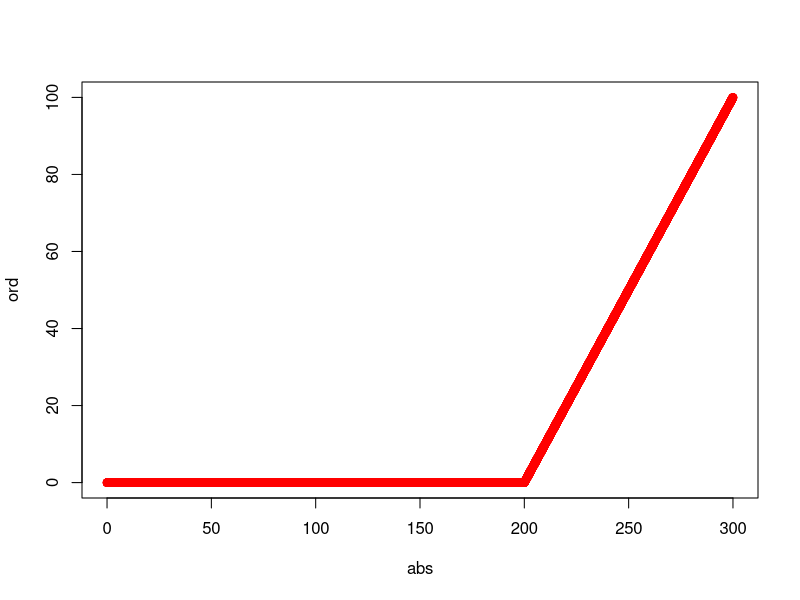
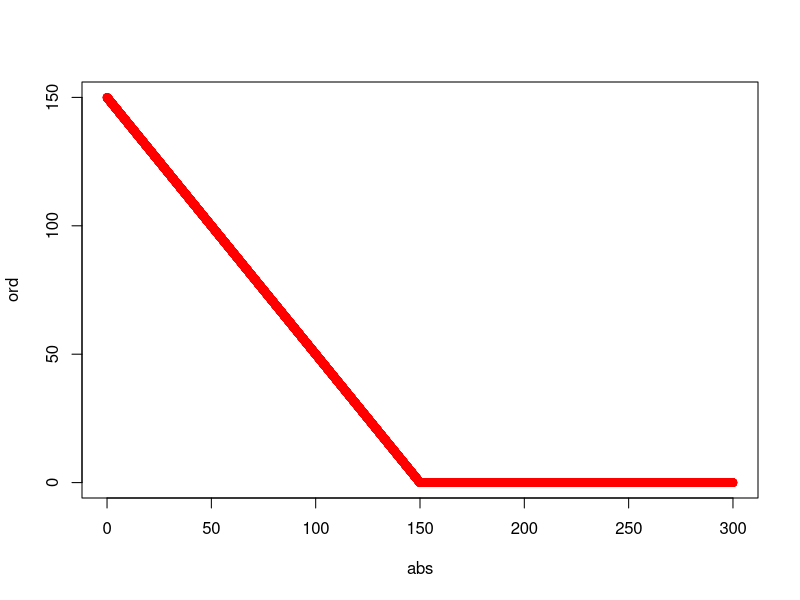
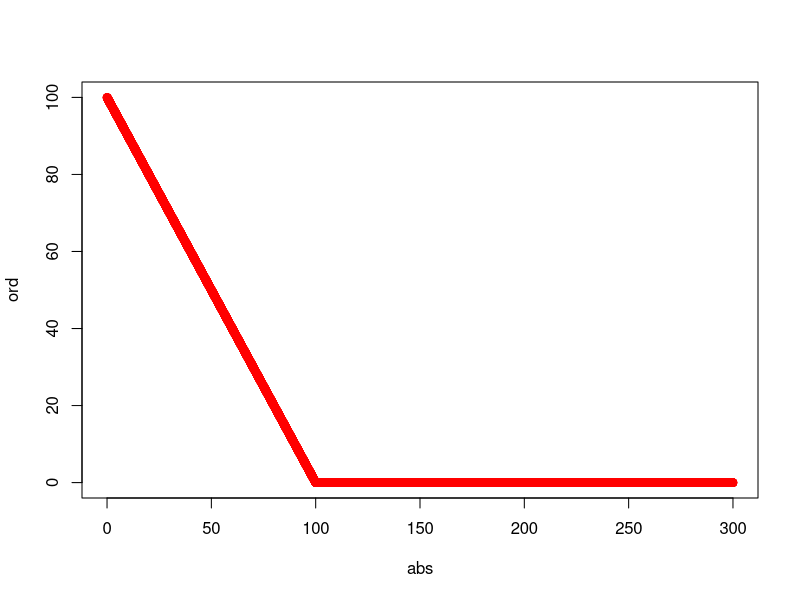
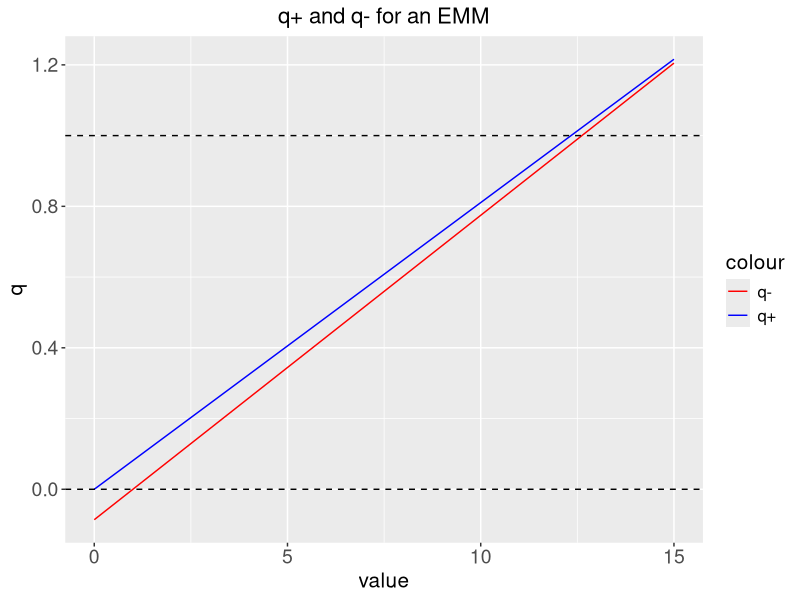
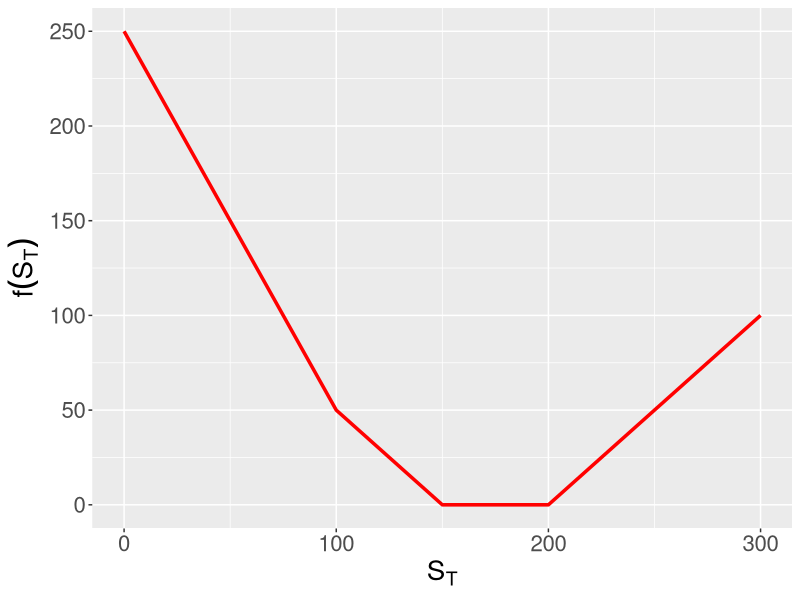
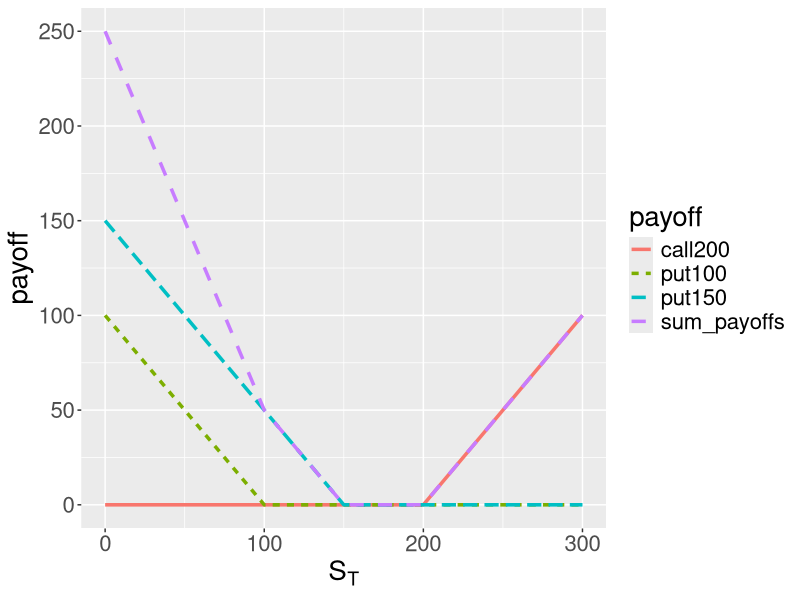

R code for these plots, in order:



### Introduction to statistical finance - Coursework 1 - Part A ###

setwd("C:/Users/robin/Dropbox/Applications/Overleaf/Coursework finance part A")

library("ggplot2")
library("tidyverse")

my_theme <-
  theme(plot.title = element_text(hjust = 0.5, size = 16),
        axis.title = element_text(size = 15),
        axis.text = element_text(size = 14),
        legend.title = element_text(size = 15),
        legend.text = element_text(size = 12),
        strip.text = element_text(size = 14))

mu = 0.005
h = 0.06
r = 0.01
S0 = 100
T_final = 8
p_plus = 0.8
p_minus = 0.1

R = exp(r)
U = exp(mu+h)
M = exp(mu)
D = exp(mu-h)

(U-M)/(R-M)
(D-M)/(M-R)
(D-R)/(D-M) * 1/( (R-M)/(U-M) + (M-R)/(D-M))

q_plus = 2*(R-M)/(U-M)
q_minus = (M-R)/(D-M)
q_plus
q_plus; q_minus; 1 - q_plus - q_minus

gen_q_plus = function(alpha) alpha*(R-M)/(U-M)
gen_q_minus = function(alpha) (1-alpha)*(R-M)/(D-M)
abs = seq(0,15,by = 0.01)
ord_plus = gen_q_plus(abs)
ord_minus = gen_q_minus(abs)
  
png(filename = "q_+_q_-.png", width = 1000)

df_q = data.frame(abs, ord_plus, ord_minus)
q = ggplot(df_q)
q = q + geom_line(aes(x = abs, y = ord_plus, color = "q+"))
q = q + geom_line(aes(x = abs, y = ord_minus, color = "q-"))
q = q + my_theme
q = q + scale_color_manual(values = c("q+" = 'blue',
                            "q-" = 'red'))
q = q + geom_hline(yintercept = 0, lty = 2)
q = q + geom_hline(yintercept = 1, lty = 2)
q = q + labs(title = "q+ and q- for an EMM", x = "value", y = "q")
q

dev.off()

######### creation payoff function ###########

B = function(t) return(exp(r*t))

f = function(s){
  if (s <= 100) return(-2*s + 250)
  if (s > 100 & s <= 150) return(-s + 150)
  if (s > 150 & s <= 200) return(0)
  if (s > 200 & s <= 300) return(s - 200)
  else print("error : spot price is not atteignable")
}

f = Vectorize(f)

abs = seq(0,300,by=1)
ord = f(abs)
df_f = data.frame(abs,ord)

png(filename="f_S_T.png", width = 900)
g = ggplot(df_f, aes(x = abs, y = ord))
g = g + geom_line(color = 'red', lwd = 1.2)
g = g + theme(legend.position="right", text = element_text(size=20))
g = g + xlab(expression(S[T])) + ylab(expression(f(S[T])))
g
dev.off()

######### create tree stock prices #############


tree_St = list()
tree_St[[1]] = S0

for (t in 1:T_final){
  prices_t = c()
  grid = 0:t
  set = expand.grid(grid, grid, grid)
  set = set[sapply(1:dim(set)[1], function(i) sum(set[i,]) == t), ]
  prices = sapply(1:dim(set)[1], function(i) S0*U^(set[i,1])*M^(set[i,2])*D^(set[i,3]))
  prices = unique(sort(prices))
  tree_St[[t+1]] = unique(round(prices,digits=5))
}

sapply(1:length(tree_St), function(i) round(tree_St[[i]],digits = 1))


########## create tree option prices ###########


PI_disc_T = function(s) f(s)/B(T_final)

tree_prices_disc = list()
tree_prices_disc[[T_final+1]] = PI_disc_T(tree_St[[T_final+1]])

for (t in rev(1:T_final)){
  PI_next = tree_prices_disc[[t+1]]
  PI_cur = c()
  for (i in 1:(length(PI_next)-2)){
    price = PI_next[i]*q_minus +
      PI_next[i+1]*(1 - q_plus - q_minus) + 
      PI_next[i+2]*q_plus
    PI_cur = c(PI_cur,price)
  }
  tree_prices_disc[[t]] = PI_cur
}


tree_prices = list()
for (t in 1:length(tree_prices_disc)){
  tree_prices[[t]] = tree_prices_disc[[t]]*B(t-1)
}

tree_prices[[9]]      # need to be equal
f(tree_St[[9]])

sapply(1:length(tree_St), function(i) round(tree_prices[[i]],digits = 1))

############   tree price European call option (K = 200)  #########

B = function(t) return(exp(r*t))

f_call_K_200 = function(s) max(0,s-200)
f_call_K_200 = Vectorize(f_call_K_200)

abs = seq(0,300,by=0.01)
ord = f_call_K_200(abs)
plot(abs,ord, col = 'red')

PI_disc_T_K_200 = function(s) f_call_K_200(s)/B(T_final+1)

tree_prices_disc_call_K_200 = list()
tree_prices_disc_call_K_200[[T_final+1]] = PI_disc_T_K_200(tree_St[[T_final+1]])

for (t in rev(1:T_final)){
  PI_next = tree_prices_disc_call_K_200[[t+1]]
  PI_cur = c()
  for (i in 1:(length(PI_next)-2)){
    price = PI_next[i]*q_minus +
      PI_next[i+1]*(1 - q_plus - q_minus) + 
      PI_next[i+2]*q_plus
    PI_cur = c(PI_cur,price)
  }
  tree_prices_disc_call_K_200[[t]] = PI_cur
}

tree_prices_call_K_200 = list()
for (t in 1:length(tree_prices_disc_call_K_200)){
  tree_prices_call_K_200[[t]] = tree_prices_disc_call_K_200[[t]]*B(t)
}

tree_prices_call_K_200[[9]]      # need to be equal
f_call_K_200(tree_St[[9]])

sapply(1:length(tree_St), function(i) round(tree_prices_call_K_200[[i]],digits = 1))

############   tree price European put option (K = 150)  #########


B = function(t) return(exp(r*t))

f_put_K_150 = function(s) max(0,150-s)
f_put_K_150 = Vectorize(f_put_K_150)

abs = seq(0,300,by=0.01)
ord = f_put_K_150(abs)
plot(abs,ord, col = 'red')

PI_disc_put_K_150 = function(s) f_put_K_150(s)/B(T_final+1)

tree_prices_disc_put_K_150 = list()
tree_prices_disc_put_K_150[[T_final+1]] = PI_disc_put_K_150(tree_St[[T_final+1]])

for (t in rev(1:T_final)){
  PI_next = tree_prices_disc_put_K_150[[t+1]]
  PI_cur = c()
  for (i in 1:(length(PI_next)-2)){
    price = PI_next[i]*q_minus +
      PI_next[i+1]*(1 - q_plus - q_minus) + 
      PI_next[i+2]*q_plus
    PI_cur = c(PI_cur,price)
  }
  tree_prices_disc_put_K_150[[t]] = PI_cur
}

tree_prices_put_K_150 = list()
for (t in 1:length(tree_prices_disc_put_K_150)){
  tree_prices_put_K_150[[t]] = tree_prices_disc_put_K_150[[t]]*B(t)
}

tree_prices_put_K_150[[9]]      # need to be equal
f_put_K_150(tree_St[[9]])

sapply(1:length(tree_St), function(i) round(tree_prices_put_K_150[[i]],digits = 1))

############   tree price European put option (K = 100)  #########

B = function(t) return(exp(r*t))

f_put_K_100 = function(s) max(0,100-s)
f_put_K_100 = Vectorize(f_put_K_100)

abs = seq(0,300,by=0.01)
ord = f_put_K_100(abs)
plot(abs,ord, col = 'red')

PI_disc_put_K_100 = function(s) f_put_K_100(s)/B(T_final+1)

tree_prices_disc_put_K_100 = list()
tree_prices_disc_put_K_100[[T_final+1]] = PI_disc_put_K_100(tree_St[[T_final+1]])

for (t in rev(1:T_final)){
  PI_next = tree_prices_disc_put_K_100[[t+1]]
  PI_cur = c()
  for (i in 1:(length(PI_next)-2)){
    price = PI_next[i]*q_minus +
      PI_next[i+1]*(1 - q_plus - q_minus) + 
      PI_next[i+2]*q_plus
    PI_cur = c(PI_cur,price)
  }
  tree_prices_disc_put_K_100[[t]] = PI_cur
}

tree_prices_put_K_100 = list()
for (t in 1:length(tree_prices_disc_put_K_100)){
  tree_prices_put_K_100[[t]] = tree_prices_disc_put_K_100[[t]]*B(t)
}

tree_prices_put_K_100[[9]]      # need to be equal
f_put_K_100(tree_St[[9]])

sapply(1:length(tree_St), function(i) round(tree_prices_put_K_100[[i]],digits = 1))

############# total value options ################


sum_tree_prices_options = list()
for (t in 1:length(tree_prices_put_K_100)){
  sum_tree_prices_options[[t]] = tree_prices_call_K_200[[t]] + tree_prices_put_K_150[[t]] + tree_prices_put_K_100[[t]]
}

sum_tree_prices_options
tree_prices

data_gg_options = data.frame(S = abs)
data_gg_options$call200 = f_call_K_200(abs)
data_gg_options$put150 = f_put_K_150(abs)
data_gg_options$put100 = f_put_K_100(abs)
data_gg_options$sum_payoffs = f(abs)
data_gg_options = data_gg_options %>%  gather(key = "payoff", value = "value", -S)


png(filename = "options.png", width = 1000)
g = ggplot(data = data_gg_options, aes(x = S, y = value))
g = g + geom_line(aes(color = payoff, lty = payoff), lwd = 1.2)
g = g + theme(legend.position="right", text = element_text(size=20))
g = g + xlab(expression(S[T])) + ylab("payoff")
g
dev.off()



